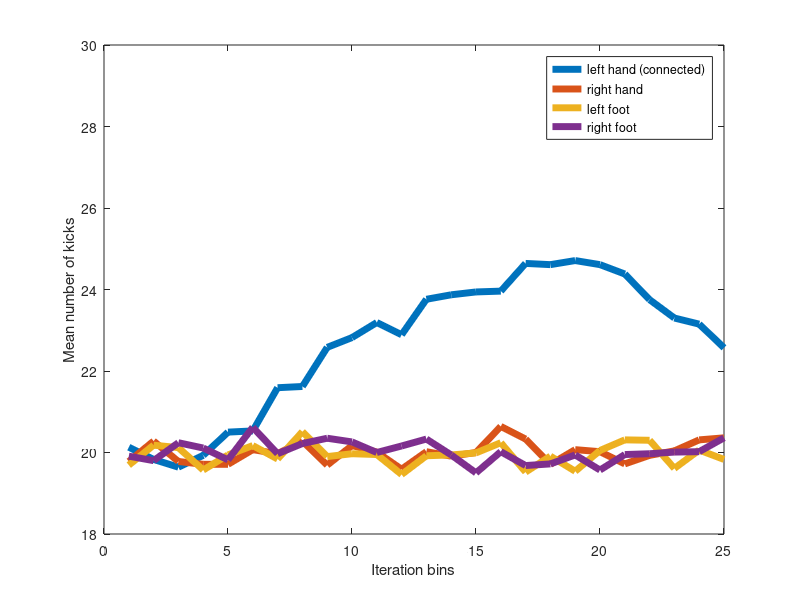

Write the MATLAB code that produced this figure.
clear all; close all; clc

% settings
nbabies = 100;      % number of babies
nbins = 25;     % number of bins
base = 160;      % number of time steps BASELINE
iter = 600;     % number of time steps CONNECTED | default: 450 (15 min * ~30 possible kicks)
exiter = 240;   % number of time steps DISCONNECTED 

% parameters
lr = 0.001;      % learning rate | default: 0.001
d = 0.01;         % decay parameter | default: 0.01
%% START SIMULATING
MCOUNT = zeros(4, nbins); % limbs, bins
for sim = 1:nbabies
    p0 = 1/3*ones(4,3); % initial action probabilities
    x0 = 2*ones(4,1);   % initial state (1 = down, 2 = up, 3 = still)
    p = p0;
    x = x0;
    phist = zeros(4,3,base+iter+exiter);
    xhist = zeros(4,base+iter+exiter);
    ahist = zeros(4,base+iter+exiter);
    %% BASELINE     
    for t = 1:base
        a = zeros(4,1);
        r = rand(4,1);
        a(r<p(:,1)) = 1;
        a(r>=p(:,1)&r<sum(p(:,1:2)')') = 2;
        a(a==0) = 3;
        for limb = 1:4
            p(limb,a(limb)) = p(limb,a(limb))-d*p(limb,a(limb));
            p(limb,:) = p(limb,:)/norm(p(limb,:),1);
        end
       
        % history for the scientist
        ahist(:,t) = a;
        phist(:,:,t) = p;
    end
    %% CONNECTED 
    for t = base+1:base+iter
        % select actions
        a = zeros(4,1);
        r = rand(4,1);
        a(r<p(:,1)) = 1;
        a(r>=p(:,1)&r<sum(p(:,1:2)')') = 2;
        a(a==0) = 3;
        % evaluate effect
        e = zeros(4,1);
        e(([a==1]&[x>=2])|([a==3]&[x<=2])|([a~=2]&[x==2])) = 1;
        % update states
        for limb = find(e')
            if a(limb)==1,x(limb)=x(limb)-1; elseif a(limb)==3,x(limb)=x(limb)+1;end
        end

        % reinforcement OR decay
        if e(1)
            for limb = 1:4
                p(limb,a(limb)) = p(limb,a(limb))+lr*[1-p(limb,a(limb))];
                p(limb,:) = p(limb,:)/norm(p(limb,:),1);
            end
        else
            for limb = 1:4
                p(limb,a(limb)) = p(limb,a(limb))-d*p(limb,a(limb));
                p(limb,:) = p(limb,:)/norm(p(limb,:),1);
            end
        end
        
        % history for the scientist
        ahist(:,t) = a;
        phist(:,:,t) = p;
        xhist(:,t) = x;
    end
    %% DISCONNECTED 
    for t = base+iter+1:base+iter+exiter
        a = zeros(4,1);
        r = rand(4,1);
        a(r<p(:,1)) = 1;
        a(r>=p(:,1)&r<sum(p(:,1:2)')') = 2;
        a(a==0) = 3;
        
        for limb = 1:4
            p(limb,a(limb)) = p(limb,a(limb))-d*p(limb,a(limb));
            p(limb,:) = p(limb,:)/norm(p(limb,:),1);
        end
        
        ahist(:,t) = a;
        phist(:,:,t) = p;
    end
    %% MOVEMENT FREQUENCY
    % bins
    bcountmin = 1;
    bcountmax = 30;
    for bin = 1:nbins
        for limb = 1:4
            mCount(limb, bin) = length(find(ahist(limb, bcountmin:bcountmax) == 1| ahist(limb, bcountmin:bcountmax) == 3));  % per bin count actions (in ahist)
            MCOUNT(limb, bin) = MCOUNT(limb, bin) + mCount(limb, bin);
        end
        bcountmin = bcountmin + 40;
        bcountmax = bcountmax + 40;
    end
end
MCOUNT = MCOUNT/nbabies;
%% PLOT
plot(MCOUNT', 'LineWidth', 5);
xlim([0 nbins])
ylim([18 30])
ylabel('Mean number of kicks')
xlabel('Iteration bins')
legend('left hand (connected)', 'right hand', 'left foot', 'right foot')

save('babybot.mat', 'ahist', 'base', 'd', 'exiter', 'iter', 'lr', 'MCOUNT', 'nbins', 'nbabies', 'phist', 'xhist')
